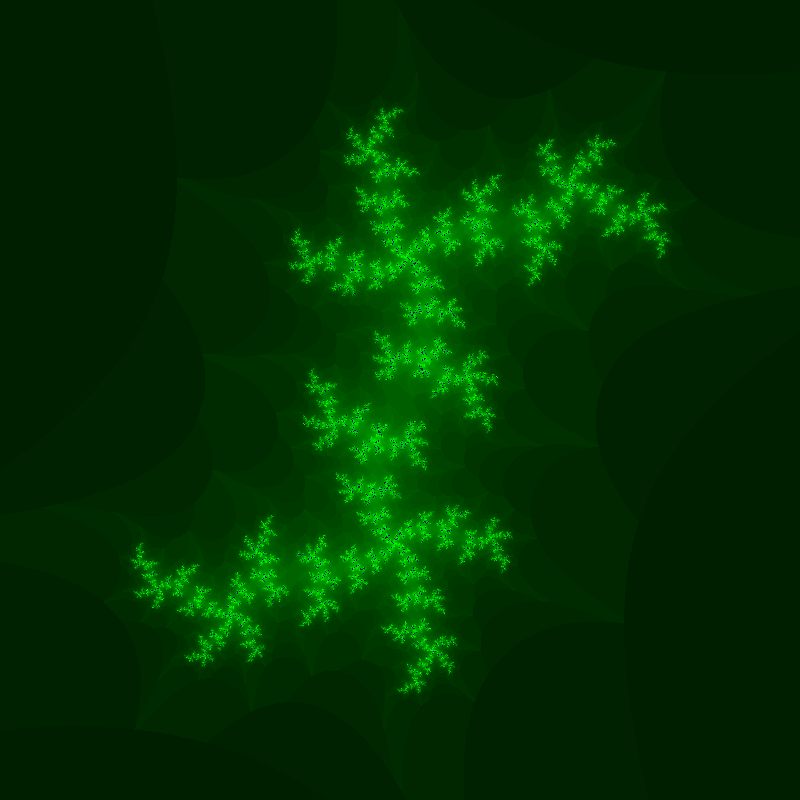
Frame 1 (no input)
Frame 60 (no input): identical to frame 1, image omitted
Frame 120 (the mouse pressed at the canvas centre since frame 60): identical to frame 1, image omitted

The p5.js sketch that drew this single still picture (run headless with seeded random() and noise() and a simulated clock; from frame 60 on, the mouse is pressed at the canvas centre):

// p5.js sketch
// ── sketch.js
/// <reference path="../TSDef/p5.global-mode.d.ts" />

"use strict";

const canvasSize = 800;
const maxIterations = 50;

/*
While iterating over each pixel, we'll overwrite
"realNumberPart" and "imagNumberPart" - [The "z" in f(z) = z² + c ] every iteration.
But we have to add the original at the end of the formula f(z) = z² + c
[IMPORTANT] In contrast to the Mandelbrot Set, for the Julia set,
"real" and "imag" DO NOT change perPixel, but stay constant for the whole image!
Below Array holds nice-looking values for both values of the complex number "c": "real" and "imag".
*/

const beautifulValues = [
  { real: 0.3, imag: 0.6 },
  { real: 0, imag: 1 },
  { real: 0, imag: 0.5 },
  { real: 0, imag: 0.55 },
  { real: 0, imag: 0.645 },
  { real: 0, imag: 0.7 },
  { real: 0, imag: 0.75 },
  { real: 0, imag: 0.85 },
  { real: 0.285, imag: 0.01 },
  { real: -0.70176, imag: -0.3842 },
  { real: -0.835, imag: -0.2321 },
  { real: -0.8, imag: 1 },
  { real: -0.8, imag: 0.156 },
  { real: 0.37, imag: 0.1 },
  { real: -0.4, imag: -0.59 },
  { real: 0, imag: 1 }];

let index = 0;

function setup() {
  angleMode(DEGREES);
  createCanvas(canvasSize, canvasSize, P2D);
  background(0);
  stroke(0, 255, 0);
  strokeWeight(1);
  drawJuliaSet(beautifulValues[index].real, beautifulValues[index].imag);
}

//Display the (colored) cells around the points
function drawJuliaSet(real, imag) {

  //Create an Image
  let finalImage = createImage(canvasSize, canvasSize);
  //Load all Pixels
  finalImage.loadPixels();

  for (let i = 0; i <= canvasSize; i++) {
    for (let j = 0; j <= canvasSize; j++) {

      //Map the entire canvas between -2 and 2
      //[The limits of the Mandelbrot-Set]
      let realNumberPart = map(j, 0, canvasSize, -1.6, 1.6);
      let imagNumberPart = map(i, 0, canvasSize, -1.6, 1.6);

      //Iterate maxIteration-Times over f(z) = z² + c
      let iteration = 0;
      while (iteration < maxIterations) {

        //Calculate new values (real and imaginary part) of c
        let realNumberPartNew = ((realNumberPart * realNumberPart) - (imagNumberPart * imagNumberPart)) + real;
        let imagNumberPartNew = (2 * realNumberPart * imagNumberPart) + imag;

        //Assigning the new values to "z" for the next iteration.
        //"c" is still unchanged!
        realNumberPart = realNumberPartNew;
        imagNumberPart = imagNumberPartNew;

        iteration++

        if (abs(realNumberPart + imagNumberPart) >= 2.5) {
          finalImage.set(j, i, color(0, map(iteration, 0, maxIterations, 25, 255), 0));
          break;
        }
        if (iteration === maxIterations) finalImage.set(j, i, color(0, 30, 80));
      }
    }
    //Update the image with the calculated pixels
    finalImage.updatePixels();
    //Display the image
    image(finalImage, 0, 0);
  }
}

function mouseClicked() {
  index++;
  index = index % beautifulValues.length;
  console.log(index)

  drawJuliaSet(beautifulValues[index].real, beautifulValues[index].imag);
}

function draw() {
}
